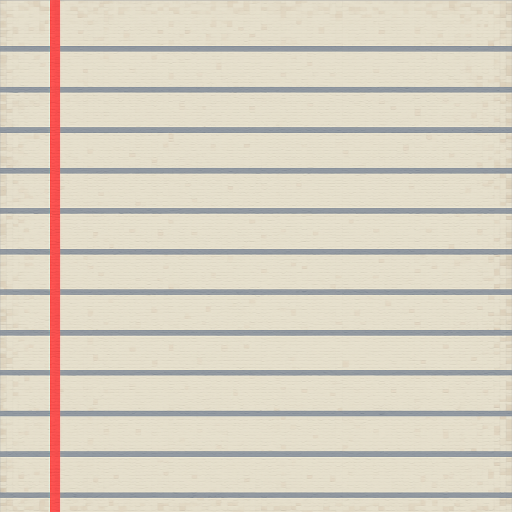
#> input picture scripts/notebook_texture.clean.png, 1024 x 1024 px (shown at 1/2 size)
$ python weather_notepad_texture.py
#> lines starting #> are read from the running program, lines starting #| are printed output that depends on the picture
"""Age notebook_texture.png lightly for the field-notes slide-out.

Blends a mild weather pass over the clean pad (~35%) so the result
sits between pristine cream and the heavy aged look.
"""
from __future__ import annotations

import random
from pathlib import Path

from PIL import Image, ImageDraw, ImageEnhance, ImageFilter, ImageOps

ROOT = Path(__file__).resolve().parents[1]
SRC = ROOT / "scripts" / "notebook_texture.clean.png"
DST = ROOT / "public" / "images" / "notebook_texture.png"

# 0 = clean pad, 1 = full mild-weather pass
WEATHER_AMOUNT = 0.22

# How much of the original ruling to keep (0 = gone, 1 = original bold lines).
RULING_KEEP_CORE = 0.22
RULING_KEEP_EDGE = 0.08
MARGIN_KEEP_CORE = 0.28
MARGIN_KEEP_EDGE = 0.1


def _runs(idxs: list[int]) -> list[tuple[int, int]]:
    if not idxs:
        return []
    groups: list[tuple[int, int]] = []
    start = prev = idxs[0]
    for i in idxs[1:]:
        if i == prev + 1:
            prev = i
        else:
            groups.append((start, prev))
            start = prev = i
    groups.append((start, prev))
    return groups


def fade_ruling(clean: Image.Image) -> Image.Image:
    """Thin and wash notebook lines toward paper; keep the pixel-art look."""
    src = clean.convert("RGB")
#> src is the input picture: PIL image 1024x1024 RGB; mean R, G, B 217.2, 209.1, 193.9
    out = src.copy()
    w, h = src.size
#> w = 1024; h = 1024
    pix = src.load()

    row_mean: list[float] = []
    for y in range(h):
        total = 0
        n = 0
        for x in range(0, w, 4):
            r, g, b = pix[x, y]
            total += r + g + b
            n += 3
        row_mean.append(total / n)
#> after the loop, row_mean = 1024 values, max 237.1 at index 914, min 132.6 at index 102, mean 206.6
    med = sorted(row_mean)[h // 2]
#> med = 215.2
    dark = [y for y, m in enumerate(row_mean) if m < med - 12]
#> dark = 141 values from 1 to 995
    dark_set = set(dark)
#> dark_set = 141 items

    for y0, y1 in _runs(dark):
#> in _runs, `start = prev = idxs[0]`: start = 1
        if y1 - y0 < 2 or y0 <= 2:
            continue
        mid = (y0 + y1) // 2
        sample_y = y0 - 8
        while sample_y > 0 and sample_y in dark_set:
            sample_y -= 1
        sample_y = max(0, sample_y)
        paper = src.crop((0, sample_y, w, sample_y + 1))
        for y in range(y0, y1 + 1):
            dist = abs(y - mid)
            keep = RULING_KEEP_CORE if dist <= 1 else RULING_KEEP_EDGE if dist <= 2 else 0.0
            line = src.crop((0, y, w, y + 1))
            out.paste(Image.blend(paper, line, keep), (0, y))
#> this loop made 13 passes
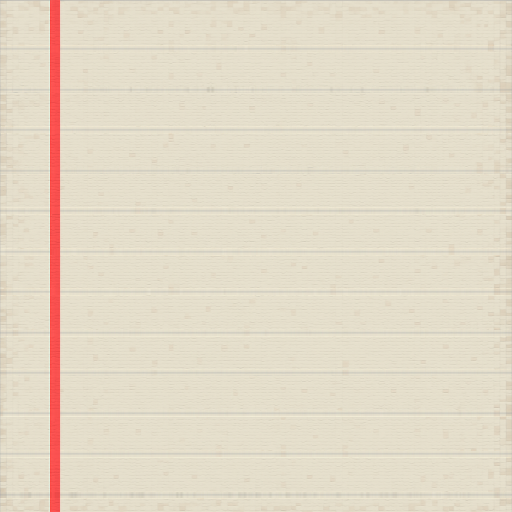
#> out: PIL image 1024x1024 RGB (shown at 1/2 size); mean R, G, B 227.5, 217.8, 199.3

    redness: list[float] = []
    for x in range(w):
        total = 0
        n = 0
        for y in range(0, h, 4):
            r, g, _b = pix[x, y]
            total += r - g
            n += 1
        redness.append(total / n)
#> after the loop, redness = 1024 values, max 182.6 at index 100, min -25.22 at index 99, mean 8.01
    red_cols = [x for x, v in enumerate(redness) if v > 15]
#> red_cols = [100, 101, 102, 103, 104, 105, 106, 107, 108, 109, 110, 111, 112, 113, 114, 115, 116, 117, 118, 119, 120]

    for x0, x1 in _runs(red_cols):
        mid = (x0 + x1) // 2
        sample_x = min(w - 1, x1 + 10)
        paper = out.crop((sample_x, 0, sample_x + 1, h))
        for x in range(x0, x1 + 1):
            dist = abs(x - mid)
            keep = MARGIN_KEEP_CORE if dist <= 1 else MARGIN_KEEP_EDGE if dist <= 2 else 0.0
            line = out.crop((x, 0, x + 1, h))
            out.paste(Image.blend(paper, line, keep), (x, 0))
#> this loop made 1 pass
#> (x0, x1, mid, sample_x) on pass 1: (100, 120, 110, 130)

    return out


def mild_weather(clean: Image.Image, rng: random.Random) -> Image.Image:
    w, h = clean.size
#> w = 1024; h = 1024
    img = clean.convert("RGBA")

    r, g, b, a = img.split()
#> a: PIL image 1024x1024 L; every value is 255
    r = r.point(lambda v: min(255, int(v * 1.01 + 4)))
    g = g.point(lambda v: min(255, int(v * 0.995 + 1)))
    b = b.point(lambda v: max(0, int(v * 0.94)))
    img = Image.merge("RGBA", (r, g, b, a))
    img = ImageEnhance.Color(img).enhance(0.94)
    base = img.convert("RGB")

    vignette = Image.new("L", (w, h), 0)
#> vignette: PIL image 1024x1024 L; every value is 0
    vd = ImageDraw.Draw(vignette)
    max_pad = min(w, h) // 2 - 2
#> max_pad = 510
    for i in range(36):
        pad = min(max_pad, int(i * min(w, h) / 80))
        tone = int(i * 3.6)
        if w - pad <= pad or h - pad <= pad:
            break
        vd.ellipse([pad, pad, w - pad, h - pad], fill=tone)
    vignette = ImageOps.invert(vignette)
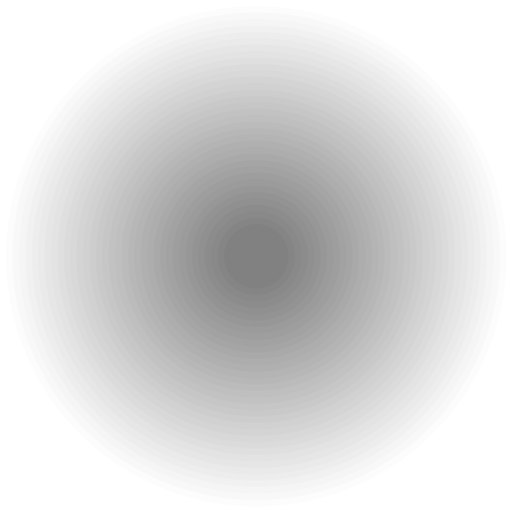
#> vignette: PIL image 1024x1024 L (shown at 1/2 size); min 129, max 255, mean 218.9
    vignette = vignette.filter(ImageFilter.GaussianBlur(radius=max(12, w // 14)))
    edge_mask = vignette.point(lambda v: min(255, int(max(0, v - 70) * 0.7)))
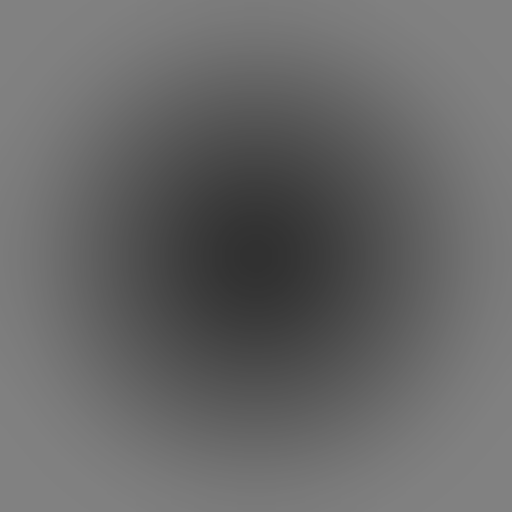
#> edge_mask: PIL image 1024x1024 L (shown at 1/2 size); min 49, max 129, mean 103.9
    warm = Image.new("RGB", (w, h), (190, 160, 110))
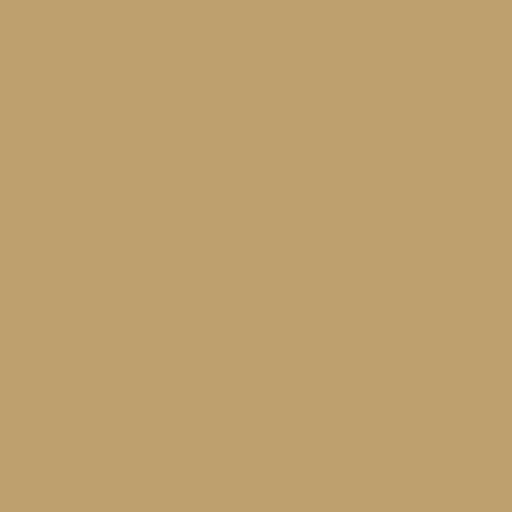
#> warm: PIL image 1024x1024 RGB (shown at 1/2 size); mean R, G, B 190, 160, 110
    base = Image.composite(Image.blend(base, warm, 0.28), base, edge_mask)
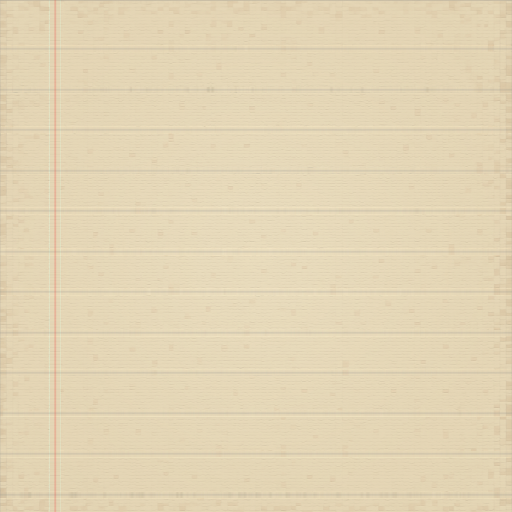
#> base: PIL image 1024x1024 RGB (shown at 1/2 size); mean R, G, B 227, 212.4, 180.7

    corners = Image.new("L", (w, h), 0)
    cd = ImageDraw.Draw(corners)
    rad = int(min(w, h) * 0.32)
#> rad = 327
    for ox, oy in ((0, 0), (w, 0), (0, h), (w, h)):
        cd.ellipse([ox - rad, oy - rad, ox + rad, oy + rad], fill=110)
    corners = corners.filter(ImageFilter.GaussianBlur(radius=max(22, w // 10)))
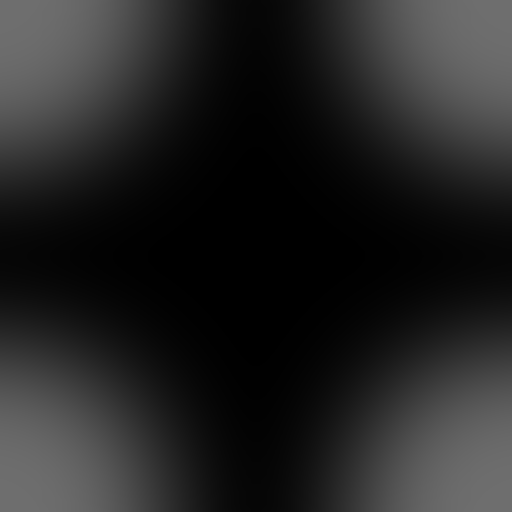
#> corners: PIL image 1024x1024 L (shown at 1/2 size); min 0, max 110, mean 35.6
    corner_tint = Image.blend(base, Image.new("RGB", (w, h), (170, 135, 85)), 0.25)
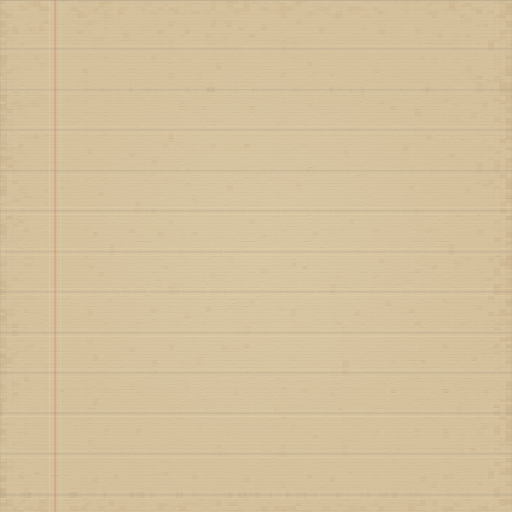
#> corner_tint: PIL image 1024x1024 RGB (shown at 1/2 size); mean R, G, B 212.4, 192.7, 156.4
    base = Image.composite(corner_tint, base, corners)

    spots = Image.new("RGBA", (w, h), (0, 0, 0, 0))
#> spots: PIL image 1024x1024 RGBA; every value is 0
    sd = ImageDraw.Draw(spots)
    for _ in range(14):
        x = rng.randint(0, w)
        y = rng.randint(0, h)
        spot_r = rng.randint(1, max(2, w // 80))
        alpha = rng.randint(8, 16)
        sd.ellipse(
            [x - spot_r, y - spot_r, x + spot_r, y + spot_r],
            fill=(155, 110, 58, alpha),
        )
    spots = spots.filter(ImageFilter.GaussianBlur(radius=1.6))
    base = Image.alpha_composite(base.convert("RGBA"), spots).convert("RGB")

    # One soft ring only
    stains = Image.new("RGBA", (w, h), (0, 0, 0, 0))
    cx = int(w * 0.62)
#> cx = 634
    cy = int(h * 0.48)
#> cy = 491
    rx, ry = w // 7, h // 8
#> rx = 146; ry = 128
    od = ImageDraw.Draw(stains)
    od.ellipse(
        [cx - rx, cy - ry, cx + rx, cy + ry],
        outline=(145, 100, 55, 24),
        width=max(2, w // 120),
    )
    stains = stains.filter(ImageFilter.GaussianBlur(radius=2.4))
    base = Image.alpha_composite(base.convert("RGBA"), stains).convert("RGB")
    return base


def main() -> None:
    clean = fade_ruling(Image.open(SRC).convert("RGB"))
    weathered = mild_weather(clean, random.Random(1968))
    out = Image.blend(clean, weathered, WEATHER_AMOUNT)
    out.convert("RGBA").save(DST, "PNG")
    print(f"wrote {DST} size={out.size} weather={WEATHER_AMOUNT}")
#| wrote public/images/notebook_texture.png size=(1024, 1024) weather=0.22


if __name__ == "__main__":
    main()
